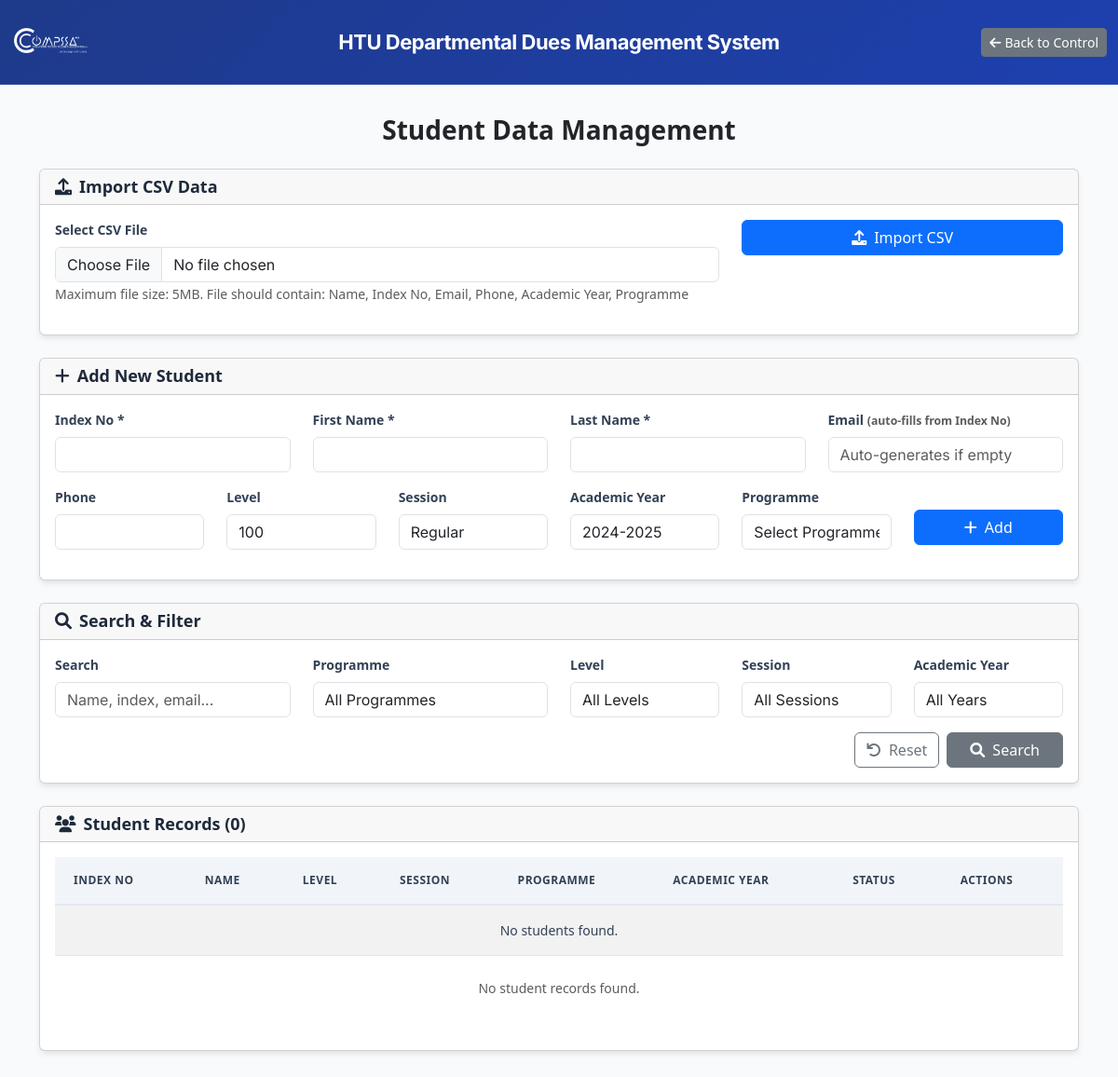
The page /windows/data.php (signed in) on the database as committed earlier.
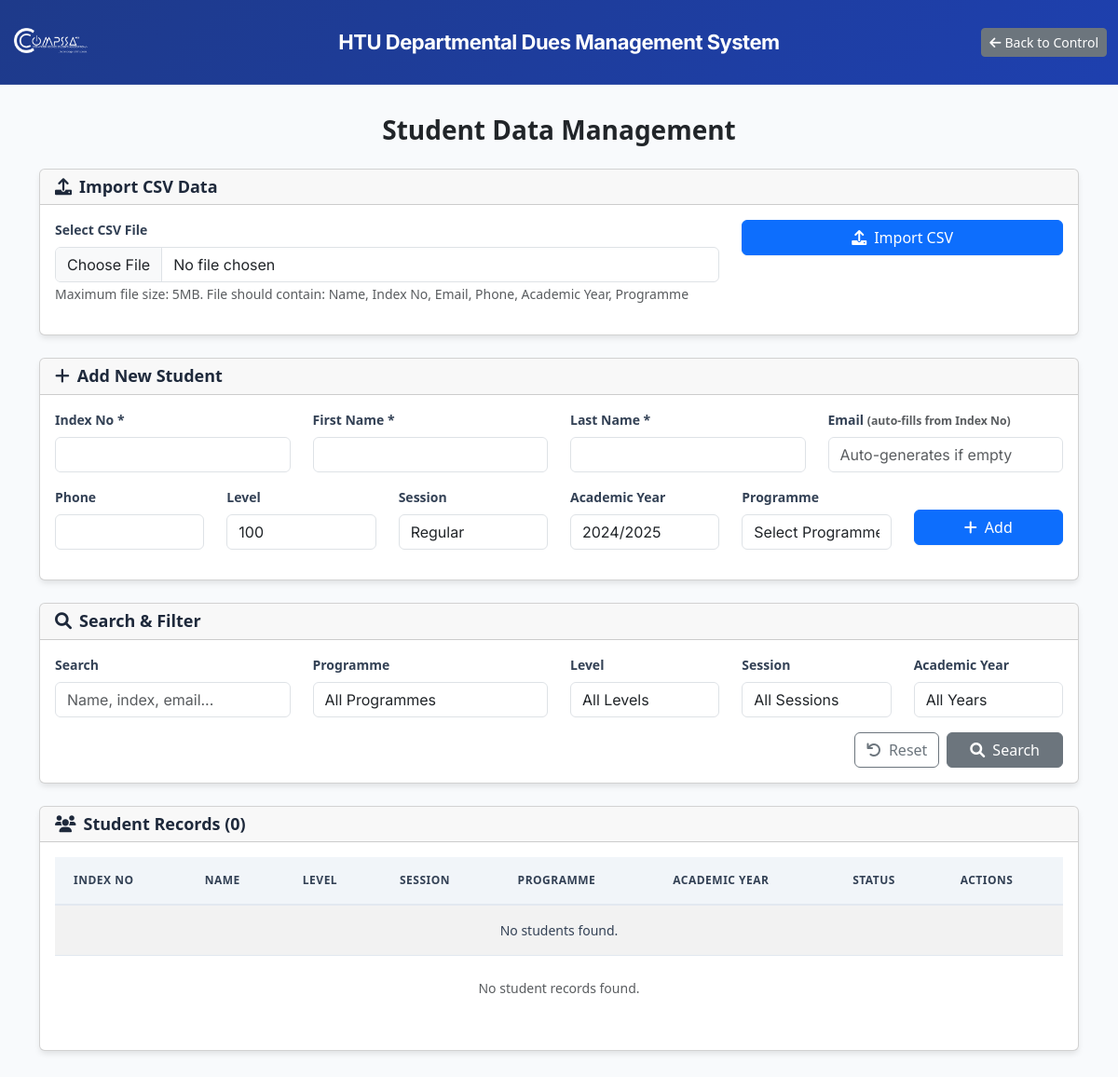
The same page on the database as committed later.
### tables this page shows
CREATE TABLE academic_sessions (
    session_id INT PRIMARY KEY AUTO_INCREMENT,
    session_name VARCHAR(20) NOT NULL UNIQUE,
    is_current BOOLEAN DEFAULT FALSE,
    created_at TIMESTAMP DEFAULT CURRENT_TIMESTAMP
);

### includes/functions.php (called while the page is built, shortened)
<?php
function getCurrentAcademicYear() {
    try {
        $pdo = getDBConnection();
        $stmt = $pdo->query("SELECT session_name FROM academic_sessions WHERE is_current = 1 LIMIT 1");
        $session = $stmt->fetch();
        if ($session) {
            $currentYearResult = $session['session_name'];
            return $currentYearResult;
        }
    } catch (Exception $e) {
    }
    $currentYear = date('Y');
    $previousYear = $currentYear - 1;
    $currentYearResult = "$previousYear/$currentYear";
    return $currentYearResult;
}
?>

### windows/data.php (the view, shortened to what the changed rows need)
<?php
require_once '../includes/functions.php';
?>
<!DOCTYPE html>
<html lang="en">
<head>
    <link rel="stylesheet" href="../css/style.css">
    <link href="https://cdn.jsdelivr.net/npm/bootstrap@5.3.0/dist/css/bootstrap.min.css" rel="stylesheet">
    <link href="https://cdnjs.cloudflare.com/ajax/libs/font-awesome/6.0.0/css/all.min.css" rel="stylesheet">
</head>
<body>
    <header class="app-header">
        <div class="container-fluid">
            <div class="row align-items-center">
                <div class="col-md-8 text-center">
                    <h1 class="app-title"><?php echo APP_NAME; ?></h1>
                </div>
            </div>
        </div>
    </header>
    <main class="main-content">
        <div class="container">
            <div class="row">
                <div class="col-12">
                    <h2 class="text-center mb-4" style="color: var(--blue); font-size: 28px; font-weight: bold;">
                        Student Data Management
                    </h2>
                    <?php if (in_array($_SESSION['user_role'], ['admin', 'hod', 'supervisor'])): ?>
                    <div class="card mb-4">
                        <div class="card-header">
                            <h5 class="mb-0"><i class="fas fa-plus me-2"></i>Add New Student</h5>
                        </div>
                        <div class="card-body">
                            <form method="POST">
                                <div class="row">
                                    <div class="col-md-3">
                                        <div class="mb-3">
                                            <label for="index_no" class="form-label">Index No *</label>
                                            <input type="text" class="form-control" id="index_no" name="index_no" required>
                                        </div>
                                    </div>
                                    <div class="col-md-3">
                                        <div class="mb-3">
                                            <label for="first_name" class="form-label">First Name *</label>
                                            <input type="text" class="form-control" id="first_name" name="first_name" required>
                                        </div>
                                    </div>
                                    <div class="col-md-3">
                                        <div class="mb-3">
                                            <label for="last_name" class="form-label">Last Name *</label>
                                            <input type="text" class="form-control" id="last_name" name="last_name" required>
                                        </div>
                                    </div>
                                    <div class="col-md-3">
                                        <div class="mb-3">
                                            <label for="email" class="form-label">Email <small class="text-muted">(auto-fills from Index No)</small></label>
                                            <input type="email" class="form-control" id="email" name="email" placeholder="Auto-generates if empty">
                                        </div>
                                    </div>
                                </div>
                                <div class="row">
                                    <div class="col-md-2">
                                        <div class="mb-3">
                                            <label for="phone" class="form-label">Phone</label>
                                            <input type="text" class="form-control" id="phone" name="phone">
                                        </div>
                                    </div>
                                    <div class="col-md-2">
                                        <div class="mb-3">
                                            <label for="programme_level" class="form-label">Level</label>
                                            <select class="form-control" id="programme_level" name="programme_level">
                                                <option value="100">100</option>
                                            </select>
                                        </div>
                                    </div>
                                    <div class="col-md-2">
                                        <div class="mb-3">
                                            <label for="session_type" class="form-label">Session</label>
                                            <select class="form-control" id="session_type" name="session_type">
                                                <option value="Regular">Regular</option>
                                            </select>
                                        </div>
                                    </div>
                                    <div class="col-md-2">
                                        <div class="mb-3">
                                            <label for="current_academic_year" class="form-label">Academic Year</label>
                                            <input type="text" class="form-control" id="current_academic_year" name="current_academic_year"
                                                   value="<?php echo getCurrentAcademicYear(); ?>">
                                        </div>
                                    </div>
                                    <div class="col-md-2">
                                        <div class="mb-3">
                                            <label for="programme_id" class="form-label">Programme</label>
                                            <select class="form-control" id="programme_id" name="programme_id">
                                                <option value="">Select Programme</option>
                                            </select>
                                        </div>
                                    </div>
                                    <div class="col-md-2">
                                        <div class="d-grid pt-4">
                                            <button type="submit" class="btn btn-primary">
                                                <i class="fas fa-plus me-2"></i>Add
                                            </button>
                                        </div>
                                    </div>
                                </div>
                            </form>
                        </div>
                    </div>
                    <?php endif; ?>
                    <div class="card">
                        <div class="card-body">
                            <div class="table-responsive">
                                <table class="table table-striped table-hover">
                                    <thead>
                                        <tr>
                                            <th>Index No</th>
                                            <th>Name</th>
                                            <th>Level</th>
                                            <th>Session</th>
                                            <th>Programme</th>
                                            <th>Academic Year</th>
                                            <th>Status</th>
                                            <?php if (!in_array($_SESSION['user_role'], ['student'])): ?>
                                            <th>Actions</th>
                                            <?php endif; ?>
                                        </tr>
                                    </thead>
                            </table>
                        </div>
                    </div>
                </div>
            </div>
        </div>
    </main>
</body>
</html>

Rows that differ between the two databases and show on the page:
changed academic_sessions: current_academic_year "2024-2025" → "2024/2025"
